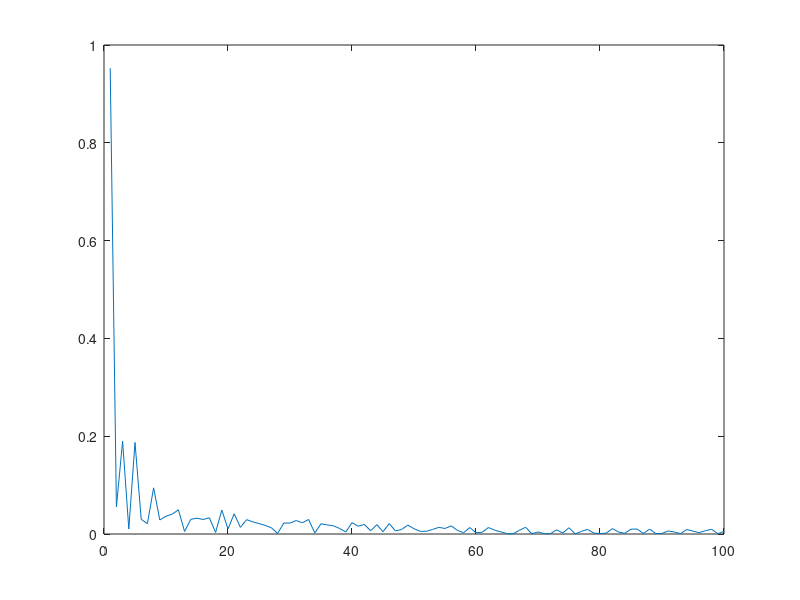
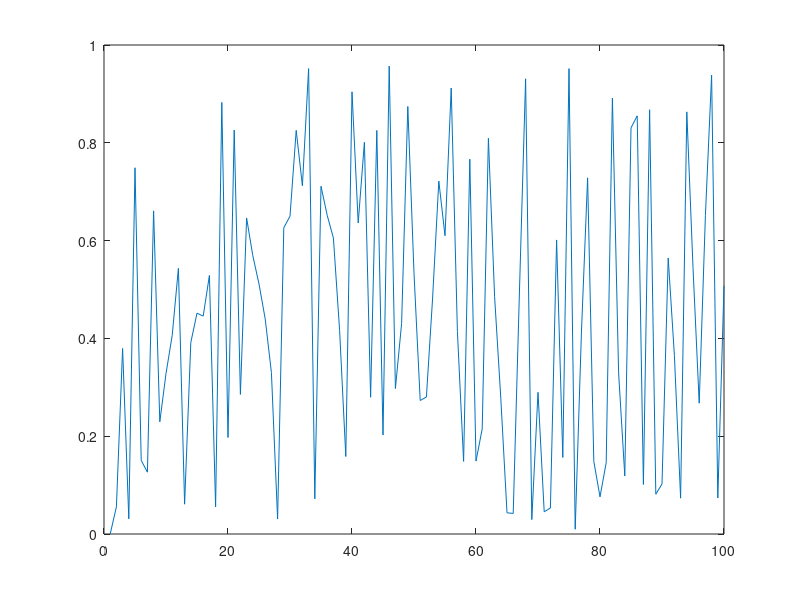
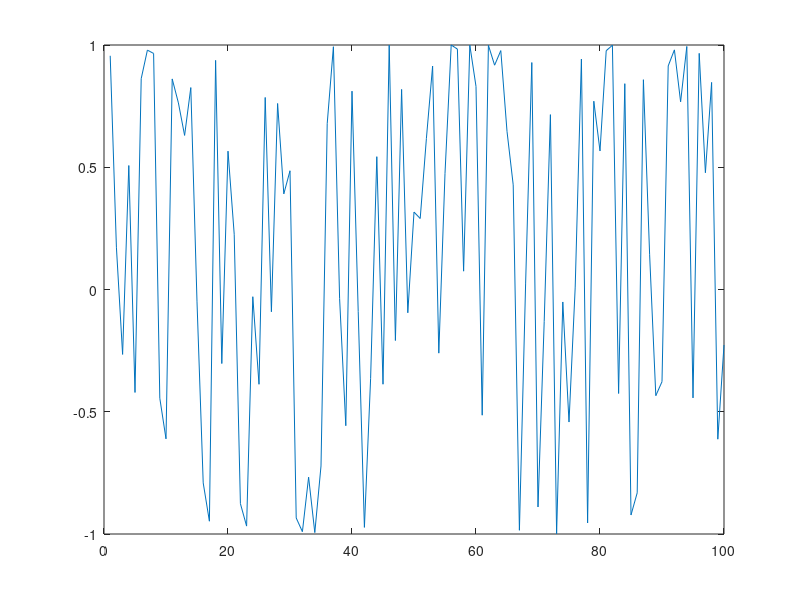
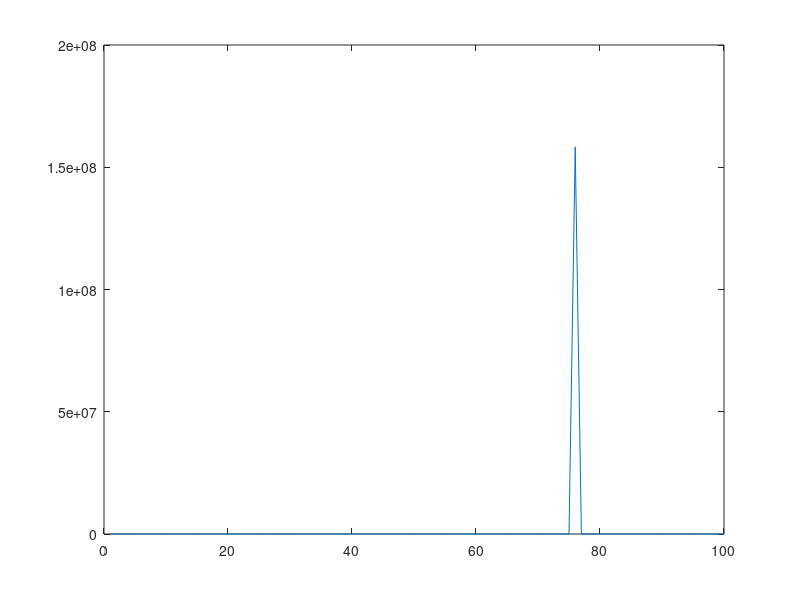

MATLAB code for these plots, in order:
%convergence_exercise.m
clear all;

%how many samples?
n=100;

omega=unifrnd(0,1,1,n);
U=omega./(1:n);
V=omega.*(1-1./(1:n));
W=omega.*exp(1:n);
Y=cos(2*pi*omega.*(1:n));
Z=exp(-(1:n).*((1:n).*omega-1));
plot(U)
figure
plot(V)
figure
plot(W)
figure
plot(Y)
figure
plot(Z)